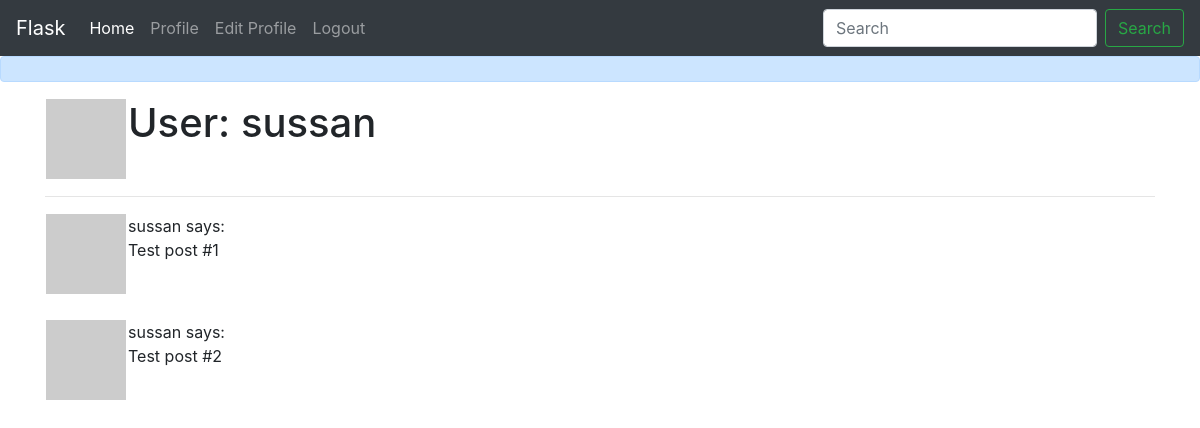
Screenshot of /user/sussan (signed in) with the database file from the repository.
### app/models.py (models this page shows, shortened)
class User(UserMixin, db.Model):
    id = db.Column(db.Integer, primary_key=True)
    username = db.Column(db.String(64), index=True, unique=True)
    email = db.Column(db.String(120), index=True, unique=True)
    password_hash = db.Column(db.String(128))
    posts = db.relationship('Post', backref='author', lazy='dynamic')
    about_me = db.Column(db.String(140))
    last_seen = db.Column(db.DateTime, default=datetime.utcnow)
    def avatar(self, size):
        digest = md5(self.email.lower().encode('utf-8')).hexdigest()
        return 'https://www.gravatar.com/avatar/{}?d=identicon&s={}'.format(digest, size)

### app/routes.py (the view)
@app.route('/user/<username>')
@login_required
def user(username):
    user = User.query.filter_by(username=username).first_or_404()
    posts = [
        {'author': user, 'body': 'Test post #1'},
        {'author': user, 'body': 'Test post #2'}
    ]
    return render_template('user.html', user=user, posts=posts)

### app/models.py (called while the page is built)
@login.user_loader
def load_user(id):
    return User.query.get(int(id))

### app/routes.py (called while the page is built)
@app.before_request
def before_request():
    if current_user.is_authenticated:
        current_user.last_seen = datetime.utcnow()
        db.session.commit()

### app/templates/user.html (shortened to what this page needs)
{% extends "base.html" %}
{% block content %}
    <table>
        <tr valign="top">
            <td><img src="{{ user.avatar(128) }}"></td>
            <td><h1>User: {{ user.username }}</h1>
            </td>
        </tr>
    </table>
    <hr>
    {% for post in posts %}
    <table>
        <tr valign="top">
                <td><img src="{{ post.author.avatar(36) }}"></td>
                <td>{{ post.author.username }} says:<br>{{ post.body }}</td>
            </tr>
        </table>
    {% endfor %}
{% endblock %}

### rows the page displays
User: username "sussan", author.username "sussan" "sussan"

### other values shown
{{ post.body }} "Test post #1" "Test post #2"
